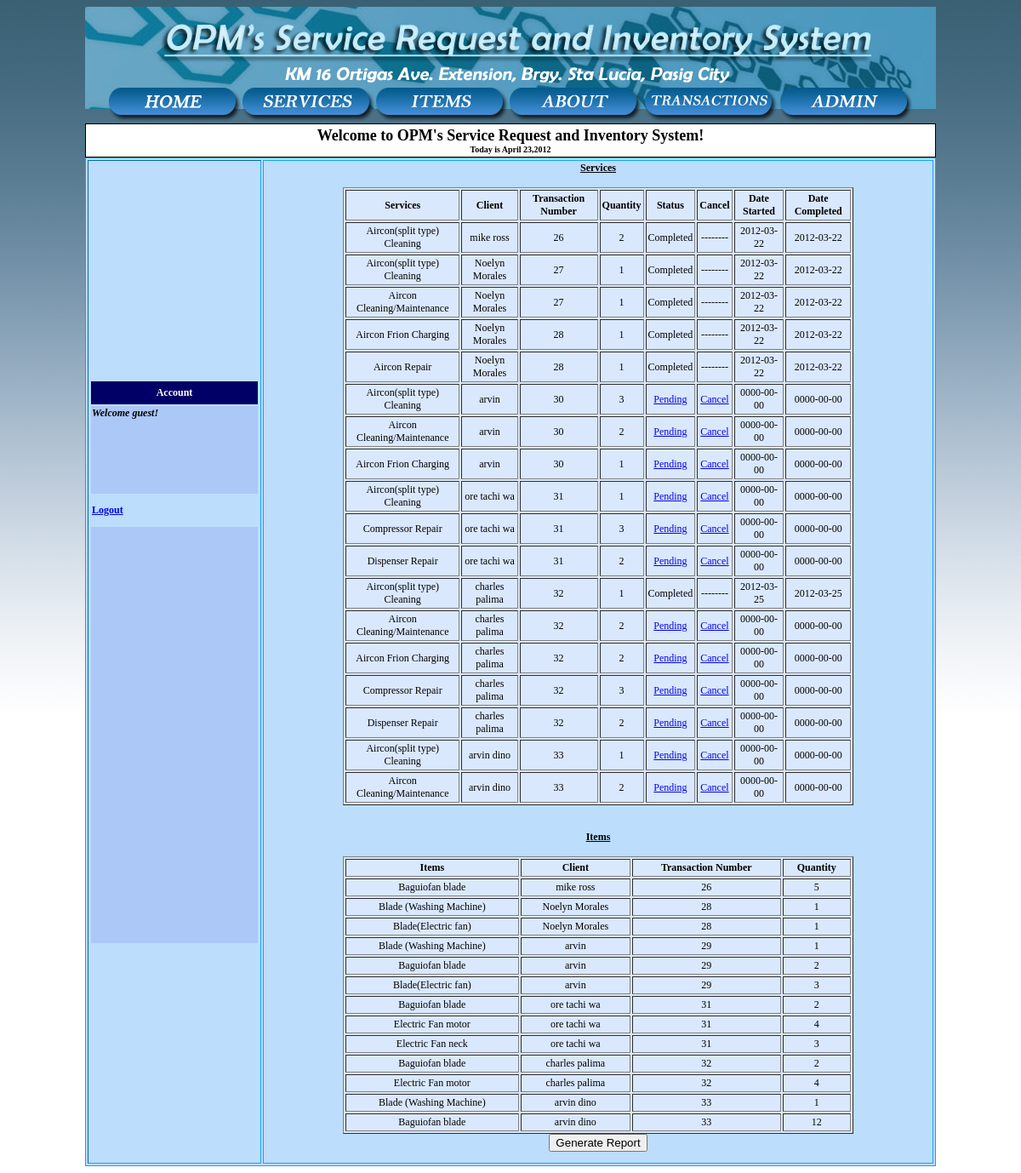
Screenshot of /transactions.php with the database file from the repository.
### tables this page shows
CREATE TABLE IF NOT EXISTS `transaction_service` (
  `transaction_id` int(255) NOT NULL,
  `service_id` int(255) NOT NULL,
  `quantity` int(5) NOT NULL,
  `status_id` int(11) NOT NULL,
  `date_started` date NOT NULL,
  `date_completed` date NOT NULL,
  UNIQUE KEY `transaction_id` (`transaction_id`,`service_id`),
  KEY `service_id` (`service_id`),
  KEY `status_id` (`status_id`)
);

CREATE TABLE IF NOT EXISTS `services` (
  `service_id` int(255) NOT NULL AUTO_INCREMENT,
  `category_id` int(255) DEFAULT NULL,
  `name` varchar(100) NOT NULL,
  `info` text NOT NULL,
  `price` decimal(8,2) NOT NULL,
  PRIMARY KEY (`service_id`),
  KEY `category_id` (`category_id`)
);

CREATE TABLE IF NOT EXISTS `person` (
  `person_id` int(255) NOT NULL AUTO_INCREMENT,
  `name` varchar(30) NOT NULL,
  `address` varchar(100) NOT NULL,
  `email` varchar(30) NOT NULL,
  `mobile_no` char(15) NOT NULL,
  PRIMARY KEY (`person_id`)
);

CREATE TABLE IF NOT EXISTS `transaction` (
  `transaction_id` int(255) NOT NULL AUTO_INCREMENT,
  `date` date NOT NULL,
  `person_id` int(255) NOT NULL,
  PRIMARY KEY (`transaction_id`),
  KEY `person_id` (`person_id`)
);

CREATE TABLE IF NOT EXISTS `status` (
  `status_id` int(10) NOT NULL AUTO_INCREMENT,
  `status` varchar(10) NOT NULL,
  PRIMARY KEY (`status_id`)
);

CREATE TABLE IF NOT EXISTS `transaction_items` (
  `transaction_id` int(255) NOT NULL,
  `item_id` int(255) NOT NULL,
  `quantity` int(5) NOT NULL,
  KEY `transaction_id` (`transaction_id`,`item_id`),
  KEY `transaction_id_2` (`transaction_id`),
  KEY `item_id` (`item_id`),
  KEY `transaction_id_3` (`transaction_id`),
  KEY `transaction_id_4` (`transaction_id`),
  KEY `transaction_id_5` (`transaction_id`),
  KEY `transaction_id_6` (`transaction_id`),
  KEY `transaction_id_7` (`transaction_id`),
  KEY `transaction_id_8` (`transaction_id`),
  KEY `transaction_id_9` (`transaction_id`)
);

CREATE TABLE IF NOT EXISTS `items` (
  `item_id` int(255) NOT NULL AUTO_INCREMENT,
  `category_id` int(255) NOT NULL,
  `name` varchar(100) NOT NULL,
  `info` text NOT NULL,
  `price` decimal(8,2) NOT NULL,
  `stock` int(8) NOT NULL,
  PRIMARY KEY (`item_id`),
  KEY `category_id` (`category_id`),
  KEY `category_id_2` (`category_id`)
);

### includes/sessionstart.php (called while the page is built, shortened)
<?php
	$user = $_SESSION['username'];
	$guest = $_SESSION['guest'];
	if(!isset($user)) $user = 'guest';
?>

### transactions.php (the view, shortened to what this page needs)
<?php
	require_once "includes/sessionstart.php";
?>
<html>
    <head>
    </head>
    <body onLoad="MM_preloadImages('../CS192_presented/img/orderrollover.png','img/homerollover.png','img/servicesrollover.png','img/itemsrollover.png','img/aboutrollover.png','img/transactionsrollover.png','img/adminrollover.png')">
        <table width="990" height="185" border="0" cellpadding="0" cellspacing="0" class="bannerstyle" align="center">
            <tr class="bannerstyle">
                <th height="195" class="bannerstyle style2" scope="col"><div>
                <p align="center">&nbsp;</p>
                <p align="center">&nbsp;</p>
                <p align="center">&nbsp;</p>
                <p align="center">&nbsp;</p>
                <p align="center">&nbsp;</p>
                <p align="center"><a href="home.php" onMouseOut="MM_swapImgRestore()" onMouseOver="MM_swapImage('home','','img/homerollover.png',1)"><img src="img/home.png" name="home" width="157" height="40" border="0"></a><a href="services.php" onMouseOut="MM_swapImgRestore()" onMouseOver="MM_swapImage('Image2','','img/servicesrollover.png',1)"><img src="img/services.png" name="Image2" width="157" height="40" border="0"></a><a href="items.php" onMouseOut="MM_swapImgRestore()" onMouseOver="MM_swapImage('items','','img/itemsrollover.png',1)"><img src="img/items.png" name="items" width="157" height="40" border="0"></a><a href="about.php" onMouseOut="MM_swapImgRestore()" onMouseOver="MM_swapImage('about','','img/aboutrollover.png',1)"><img src="img/about.png" name="about" width="157" height="40" border="0"></a>
                    <?php
                    if ($guest == true) {
                        $write = <<<WRITE
							<a href="order.php" onMouseOut="MM_swapImgRestore()" onMouseOver="MM_swapImage('order','','img/orderrollover.png',1)"><img src="img/order.png" name="order" width="157" height="40" border="0"></a><a href="receipt.php" onMouseOut="MM_swapImgRestore()" onMouseOver="MM_swapImage('receipt','','img/receiptrollover.png',1)"><img src="img/receipt.png" name="receipt" width="157" height="40" border="0"></a>
WRITE;
                        echo $write;
                    } else {
                        $write = <<<WRITE
<a href="transactions.php" onMouseOut="MM_swapImgRestore()" onMouseOver="MM_swapImage('transactions','','img/transactionsrollover.png',1)"><img src="img/transactions.png" name="transactions" width="157" height="40" border="0"></a>
<a href="admin.php" onMouseOut="MM_swapImgRestore()" onMouseOver="MM_swapImage('admin','','img/adminrollover.png',1)"><img src="img/admin.png" name="admin" width="157" height="40" border="0"></a>
WRITE;
                        echo $write;
                    }
                    ?>
                </p>
            </div>            </th>
    </tr>
</table>
<table width="532" height="40" border="0" cellpadding="0" cellspacing="0" class="wholetable" align="center">
    <tr>
        <th width="532" height="40" bordercolor="0" class="welcomestyle" scope="col"><div align="center">
        <?php include "includes/welcomemsg.php"; ?>
    </div></th>
</tr>
</table>
<table width="1020" height="200" border="1" align="center" class="maintable">
    <tr>
        <th width="200" scope="col"><table width="168" height="666" border="0" class="sidetablestyle">
        <tr class="buttonstyle">
            <th width="158" height="27" scope="col">Account</th>
        </tr>
        <tr class="accountinfostyle">
            <th height="103" scope="col"><?php echo "Welcome $user!"; ?>
        <div align="center"></div></th>
        </tr>
        <tr>
            <th height="35" scope="col"><div align="left" class="logoutstyle"><a href="logout.php"> Logout </div></th>
        </tr>
        <tr class="accountinfostyle">
            <th height="489" scope="col">&nbsp;</th>
        </tr>
    </table></th>
<th width="802" class="maintable" scope="col">
<center><u>Services</u> <br>
<br> <table width="70%" border="1" cellpadding="2" class="liststyle">
    <tr>
        <th> Services </th>
        <th> Client </th>
        <th> Transaction Number </th>
        <th> Quantity </th>
        <th> Status </th>
		<th> Cancel </th>
        <th> Date Started </th>
        <th> Date Completed </th>
    </tr>
    <?php
    $query = "SELECT * FROM transaction";
    $result = mysql_query($query) or die(mysql_error());
    $output = '';
	$csv_hdr = "Services, Client, Transaction Number, Quantity, Status, Date Started, Date Completed";
	$csv_out = "";
    while ($row = mysql_fetch_array($result)) {
        $tid = $row['transaction_id'];
        $pid = $row['person_id'];
        $query2 = "SELECT * FROM transaction_service WHERE transaction_id = '$tid'";
        $result2 = mysql_query($query2) or die(mysql_error());
        while ($row2 = mysql_fetch_array($result2)) {
            $sid = $row2['service_id'];
            $quantity = $row2['quantity'];
            $status_id = $row2['status_id'];
            $date_started = $row2['date_started'];
            $date_completed = $row2['date_completed'];
            $query_status = "SELECT status FROM status WHERE status_id = '$status_id'";
            $result_status = mysql_query($query_status) or die(mysql_error());
            $row_status = mysql_fetch_array($result_status);
            $status = $row_status['status'];
            $query_service = "SELECT name FROM services WHERE service_id = '$sid'";
            $result_service = mysql_query($query_service) or die(mysql_error());
            $row_service = mysql_fetch_array($result_service);
            $name = $row_service['name'];
            $query_person = "SELECT name FROM person WHERE person_id = '$pid'";
            $result_person = mysql_query($query_person) or die(mysql_error());
            $row_person = mysql_fetch_array($result_person);
            $pname = $row_person['name'];
            $output .=<<<OUTPUT
							<tr>
								<td align="center"> $name </td>
								<td align="center"> $pname </td>
								<td align="center"> $tid </td>
								<td align="center"> $quantity </td>
OUTPUT;
			$csv_out .= $name . ", " . $pname . ", " . $tid . ", " . $quantity . ", " . $status . ", " . $date_started . ", " . $date_completed . "\n";
            if ($status == 'Pending') {
                $output .=<<<OUTPUT
								<td align="center"> <a href="statusupdate.php?status=$status&name=$name&tid=$tid"> $status </td>
								<td align="center"> <a href="cancelrequest.php?option=3&sid=$sid&tid=$tid"> Cancel </td>
OUTPUT;
            } else if ($status == 'On-going') {
                $output .=<<<OUTPUT
								<td align="center"> <a href="statusupdate.php?status=$status&name=$name&tid=$tid"> $status </td>
								<td align="center"> <a href="cancelrequest.php?option=3&sid=$sid&tid=$tid"> Cancel </td>
OUTPUT;
            } else {
                $output .=<<<OUTPUT
								<td align="center"> $status </td>
								<td align="center"> -------- </td>
OUTPUT;
            }
            $output .=<<<OUTPUT
								<td align="center"> $date_started </td>
								<td align="center"> $date_completed </td>
							</tr>
OUTPUT;
        }
    }
    $output .= "</table></center>";
    echo $output;
    ?>
    <br>
    <br>
   <center><u>Items</u> <br>
    <br>
    <table width="70%" border="1" cellpadding="2" class="liststyle">
        <tr>
            <th> Items </th>
            <th> Client </th>
            <th> Transaction Number </th>
            <th> Quantity </th>
        </tr>
        <?php
        $query = "SELECT * FROM transaction";
        $result = mysql_query($query) or die(mysql_error());
        $output2 = '';
        while ($row = mysql_fetch_array($result)) {
            $tid = $row['transaction_id'];
            $pid = $row['person_id'];
            $query2 = "SELECT * FROM transaction_items WHERE transaction_id = '$tid'";
            $result2 = mysql_query($query2) or die(mysql_error());
            while ($row2 = mysql_fetch_array($result2)) {
                $iid = $row2['item_id'];
                $quantity = $row2['quantity'];
                $query_item = "SELECT name FROM items WHERE item_id = '$iid'";
                $result_item = mysql_query($query_item) or die(mysql_error());
                $row_item = mysql_fetch_array($result_item);
                $name = $row_item['name'];
                $query_person = "SELECT name FROM person WHERE person_id = '$pid'";
                $result_person = mysql_query($query_person) or die(mysql_error());
                $row_person = mysql_fetch_array($result_person);
                $pname = $row_person['name'];
                $output2 .=<<<OUTPUT
							<tr>
								<td align="center"> $name </td>
								<td align="center"> $pname </td>
								<td align="center"> $tid </td>
								<td align="center"> $quantity </td>
							</tr>
OUTPUT;
            }
        }
		$output2 .= "</table></center>";
		$output2 .=<<<OUTPUT
			<center>
			<form action="csvreport.php" method="post">
				<input type="submit" value="Generate Report">
				<input type="hidden" value="$csv_hdr" name="csv_hdr">
				<input type="hidden" value="$csv_out" name="csv_out">
			</form>
			</center>
OUTPUT;
        echo $output2;
        ?>
    	</table>
    </body>
</html>

### transactions.php (style rules this page uses)
.liststyle { font-family: Georgia, "Times New Roman", Times, serif; font-size: 12px; background-color: #DAE8FE; width: 600px; }
.bannerstyle { font-family: Georgia, "Times New Roman", Times, serif; font-size: 10px; border: thin none #000000; background-image: url(img/banner.png); background-repeat: no-repeat; background-position: center top; height: 120px; width: 1000px; text-align: left; }
.buttonstyle { color: #FFFFFF; background-color: #000066; height: 15px; width: 90px; font-family: Georgia, "Times New Roman", Times, serif; font-size: 12px; border: thin solid #000000; }
.maintable { border: thin solid #13A3F0; text-align: left; vertical-align: text-top; background-color: #BDDDFD; font-family: Georgia, "Times New Roman", Times, serif; font-size: 12px; font-style: normal; height: auto; width: 1000px; }
.accountinfostyle { font-family: Georgia, "Times New Roman", Times, serif; font-size: 12px; font-style: italic; background-color: #ACC8F7; color: #000000; text-align: left; vertical-align: top; }
.logoutstyle { color: #003399; font-size: 12px; border-top-style: none; border-right-style: none; border-bottom-style: none; border-left-style: none; }
.welcomestyle { font-family: Georgia, "Times New Roman", Times, serif; font-size: 10px; border-top-width: thin; border-right-width: thin; border-bottom-width: thin; border-left-width: thin; border-top-style: solid; border-right-style: solid; border-bottom-style: solid; border-left-style: solid; height: 40px; width: 1000px; background-image: none; background-color: #FFFFFF; }
.sidetablestyle { background-color: #BDDDFD; width: 200px; height: 50px; }
.style2 { font-size: 9px }

### rows the page displays
transaction_service: service.name "Aircon(split type) Cleaning", person.name "mike ross", transaction.transaction_id "26", quantity "2", status.status "Completed", date_started "2012-03-22", date_completed "2012-03-22"
transaction_service: service.name "Aircon(split type) Cleaning", person.name "Noelyn Morales", transaction.transaction_id "27", quantity "1", status.status "Completed", date_started "2012-03-22", date_completed "2012-03-22"
transaction_service: service.name "Aircon Cleaning/Maintenance", person.name "Noelyn Morales", transaction.transaction_id "27", quantity "1", status.status "Completed", date_started "2012-03-22", date_completed "2012-03-22"
transaction_service: service.name "Aircon Frion Charging", person.name "Noelyn Morales", transaction.transaction_id "28", quantity "1", status.status "Completed", date_started "2012-03-22", date_completed "2012-03-22"
transaction_service: service.name "Aircon Repair", person.name "Noelyn Morales", transaction.transaction_id "28", quantity "1", status.status "Completed", date_started "2012-03-22", date_completed "2012-03-22"
transaction_service: service.name "Aircon(split type) Cleaning", person.name "arvin", transaction.transaction_id "30", quantity "3", status.status "Pending", date_started "0000-00-00", date_completed "0000-00-00"
transaction_service: service.name "Aircon Cleaning/Maintenance", person.name "arvin", transaction.transaction_id "30", quantity "2", status.status "Pending", date_started "0000-00-00", date_completed "0000-00-00"
transaction_service: service.name "Aircon Frion Charging", person.name "arvin", transaction.transaction_id "30", quantity "1", status.status "Pending", date_started "0000-00-00", date_completed "0000-00-00"
transaction_service: service.name "Aircon(split type) Cleaning", person.name "ore tachi wa", transaction.transaction_id "31", quantity "1", status.status "Pending", date_started "0000-00-00", date_completed "0000-00-00"
transaction_service: service.name "Compressor Repair", person.name "ore tachi wa", transaction.transaction_id "31", quantity "3", status.status "Pending", date_started "0000-00-00", date_completed "0000-00-00"
transaction_service: service.name "Dispenser Repair", person.name "ore tachi wa", transaction.transaction_id "31", quantity "2", status.status "Pending", date_started "0000-00-00", date_completed "0000-00-00"
transaction_service: service.name "Aircon(split type) Cleaning", person.name "charles palima", transaction.transaction_id "32", quantity "1", status.status "Completed", date_started "2012-03-25", date_completed "2012-03-25"
transaction_service: service.name "Aircon Cleaning/Maintenance", person.name "charles palima", transaction.transaction_id "32", quantity "2", status.status "Pending", date_started "0000-00-00", date_completed "0000-00-00"
transaction_service: service.name "Aircon Frion Charging", person.name "charles palima", transaction.transaction_id "32", quantity "2", status.status "Pending", date_started "0000-00-00", date_completed "0000-00-00"
transaction_service: service.name "Compressor Repair", person.name "charles palima", transaction.transaction_id "32", quantity "3", status.status "Pending", date_started "0000-00-00", date_completed "0000-00-00"
transaction_service: service.name "Dispenser Repair", person.name "charles palima", transaction.transaction_id "32", quantity "2", status.status "Pending", date_started "0000-00-00", date_completed "0000-00-00"
transaction_service: service.name "Aircon(split type) Cleaning", person.name "arvin dino", transaction.transaction_id "33", quantity "1", status.status "Pending", date_started "0000-00-00", date_completed "0000-00-00"
transaction_service: service.name "Aircon Cleaning/Maintenance", person.name "arvin dino", transaction.transaction_id "33", quantity "2", status.status "Pending", date_started "0000-00-00", date_completed "0000-00-00"
transaction_items: item.name "Baguiofan blade", person.name "mike ross", transaction.transaction_id "26", quantity "5"
transaction_items: item.name "Blade (Washing Machine)", person.name "Noelyn Morales", transaction.transaction_id "28", quantity "1"
transaction_items: item.name "Blade(Electric fan)", person.name "Noelyn Morales", transaction.transaction_id "28", quantity "1"
transaction_items: item.name "Blade (Washing Machine)", person.name "arvin", transaction.transaction_id "29", quantity "1"
transaction_items: item.name "Baguiofan blade", person.name "arvin", transaction.transaction_id "29", quantity "2"
transaction_items: item.name "Blade(Electric fan)", person.name "arvin", transaction.transaction_id "29", quantity "3"
transaction_items: item.name "Baguiofan blade", person.name "ore tachi wa", transaction.transaction_id "31", quantity "2"
transaction_items: item.name "Electric Fan motor", person.name "ore tachi wa", transaction.transaction_id "31", quantity "4"
transaction_items: item.name "Electric Fan neck", person.name "ore tachi wa", transaction.transaction_id "31", quantity "3"
transaction_items: item.name "Baguiofan blade", person.name "charles palima", transaction.transaction_id "32", quantity "2"
transaction_items: item.name "Electric Fan motor", person.name "charles palima", transaction.transaction_id "32", quantity "4"
transaction_items: item.name "Blade (Washing Machine)", person.name "arvin dino", transaction.transaction_id "33", quantity "1"
transaction_items: item.name "Baguiofan blade", person.name "arvin dino", transaction.transaction_id "33", quantity "12"

### other values shown
$user "guest"
